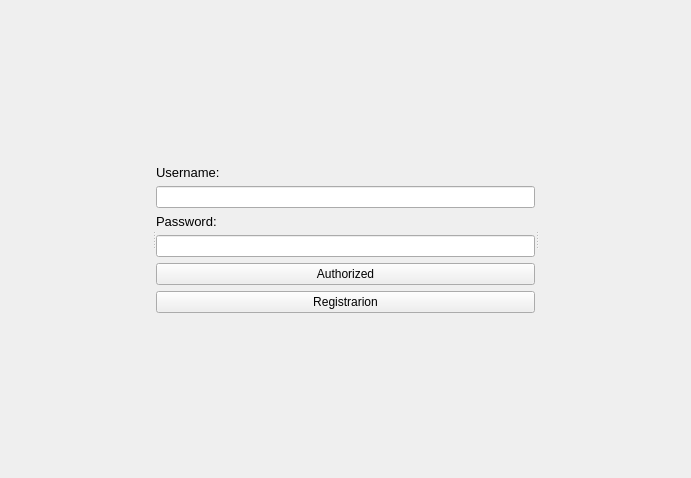
<?xml version="1.0" encoding="UTF-8"?>
<ui version="4.0">
 <class>AuthForm</class>
 <widget class="QWidget" name="AuthForm">
  <property name="geometry">
   <rect>
    <x>0</x>
    <y>0</y>
    <width>691</width>
    <height>478</height>
   </rect>
  </property>
  <property name="windowTitle">
   <string>Form</string>
  </property>
  <layout class="QGridLayout" name="gridLayout">
   <item row="0" column="0">
    <widget class="QSplitter" name="splitter">
     <property name="orientation">
      <enum>Qt::Horizontal</enum>
     </property>
     <widget class="QWidget" name="verticalLayoutWidget">
      <layout class="QVBoxLayout" name="verticalLayout">
       <item>
        <spacer name="horizontalSpacer">
         <property name="orientation">
          <enum>Qt::Horizontal</enum>
         </property>
         <property name="sizeHint" stdset="0">
          <size>
           <width>40</width>
           <height>20</height>
          </size>
         </property>
        </spacer>
       </item>
      </layout>
     </widget>
     <widget class="QWidget" name="verticalLayoutWidget_2">
      <layout class="QVBoxLayout" name="verticalLayout_2" stretch="0,0,0,0,0,0,0,0">
       <item>
        <spacer name="verticalSpacer">
         <property name="orientation">
          <enum>Qt::Vertical</enum>
         </property>
         <property name="sizeHint" stdset="0">
          <size>
           <width>20</width>
           <height>40</height>
          </size>
         </property>
        </spacer>
       </item>
       <item>
        <widget class="QLabel" name="NameLabel">
         <property name="text">
          <string>&lt;html&gt;&lt;head/&gt;&lt;body&gt;&lt;p&gt;&lt;span style=&quot; font-size:10pt;&quot;&gt;Username:&lt;/span&gt;&lt;/p&gt;&lt;/body&gt;&lt;/html&gt;</string>
         </property>
        </widget>
       </item>
       <item>
        <widget class="QLineEdit" name="NameEdit"/>
       </item>
       <item>
        <widget class="QLabel" name="PassLabel">
         <property name="text">
          <string>&lt;html&gt;&lt;head/&gt;&lt;body&gt;&lt;p&gt;&lt;span style=&quot; font-size:10pt;&quot;&gt;Password:&lt;/span&gt;&lt;/p&gt;&lt;/body&gt;&lt;/html&gt;</string>
         </property>
        </widget>
       </item>
       <item>
        <widget class="QLineEdit" name="PassEdit"/>
       </item>
       <item>
        <widget class="QPushButton" name="AuthBtn">
         <property name="text">
          <string>Authorized</string>
         </property>
        </widget>
       </item>
       <item>
        <widget class="QPushButton" name="RegBtn">
         <property name="text">
          <string>Registrarion</string>
         </property>
        </widget>
       </item>
       <item>
        <spacer name="verticalSpacer_2">
         <property name="orientation">
          <enum>Qt::Vertical</enum>
         </property>
         <property name="sizeHint" stdset="0">
          <size>
           <width>20</width>
           <height>40</height>
          </size>
         </property>
        </spacer>
       </item>
      </layout>
     </widget>
     <widget class="QWidget" name="verticalLayoutWidget_3">
      <layout class="QVBoxLayout" name="verticalLayout_3">
       <item>
        <spacer name="horizontalSpacer_2">
         <property name="orientation">
          <enum>Qt::Horizontal</enum>
         </property>
         <property name="sizeHint" stdset="0">
          <size>
           <width>40</width>
           <height>20</height>
          </size>
         </property>
        </spacer>
       </item>
      </layout>
     </widget>
    </widget>
   </item>
  </layout>
 </widget>
 <resources/>
 <connections/>
</ui>
